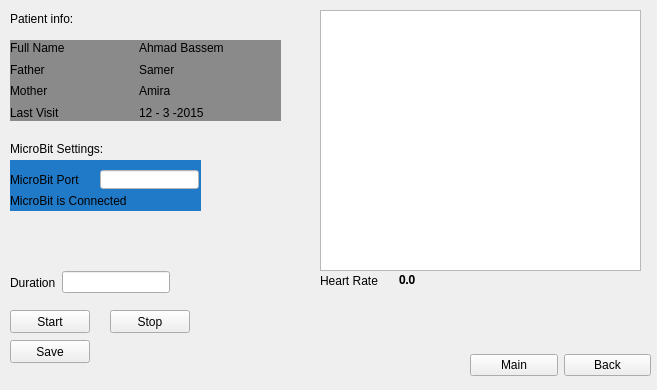
<?xml version="1.0" encoding="UTF-8"?>
<ui version="4.0">
 <class>PulseRecording2</class>
 <widget class="QWidget" name="PulseRecording2">
  <property name="geometry">
   <rect>
    <x>0</x>
    <y>0</y>
    <width>657</width>
    <height>390</height>
   </rect>
  </property>
  <property name="windowTitle">
   <string>Form</string>
  </property>
  <widget class="QWidget" name="Patient" native="true">
   <property name="geometry">
    <rect>
     <x>10</x>
     <y>40</y>
     <width>271</width>
     <height>81</height>
    </rect>
   </property>
   <property name="autoFillBackground">
    <bool>false</bool>
   </property>
   <property name="styleSheet">
    <string notr="true">background-color: rgb(138, 138, 138);</string>
   </property>
   <widget class="QWidget" name="gridLayoutWidget">
    <property name="geometry">
     <rect>
      <x>0</x>
      <y>0</y>
      <width>251</width>
      <height>80</height>
     </rect>
    </property>
    <layout class="QGridLayout" name="Patient_info_GL">
     <item row="0" column="0">
      <widget class="QLabel" name="Full_Name">
       <property name="text">
        <string>Full Name</string>
       </property>
      </widget>
     </item>
     <item row="1" column="0">
      <widget class="QLabel" name="Father">
       <property name="text">
        <string>Father</string>
       </property>
      </widget>
     </item>
     <item row="2" column="0">
      <widget class="QLabel" name="Mother">
       <property name="text">
        <string>Mother</string>
       </property>
      </widget>
     </item>
     <item row="2" column="1">
      <widget class="QLabel" name="Mother_value">
       <property name="text">
        <string>Amira</string>
       </property>
      </widget>
     </item>
     <item row="1" column="1">
      <widget class="QLabel" name="Father_value">
       <property name="text">
        <string>Samer</string>
       </property>
      </widget>
     </item>
     <item row="3" column="0">
      <widget class="QLabel" name="Last_Visit">
       <property name="text">
        <string>Last Visit</string>
       </property>
      </widget>
     </item>
     <item row="3" column="1">
      <widget class="QLabel" name="Last_Visit_value">
       <property name="text">
        <string>12 - 3 -2015</string>
       </property>
      </widget>
     </item>
     <item row="0" column="1">
      <widget class="QLabel" name="Full_Name_value">
       <property name="text">
        <string>Ahmad Bassem</string>
       </property>
      </widget>
     </item>
    </layout>
   </widget>
   <widget class="QLabel" name="Patient_info_3">
    <property name="geometry">
     <rect>
      <x>270</x>
      <y>60</y>
      <width>180</width>
      <height>18</height>
     </rect>
    </property>
    <property name="text">
     <string>Patient info:</string>
    </property>
   </widget>
  </widget>
  <widget class="QLabel" name="Patient_info">
   <property name="geometry">
    <rect>
     <x>10</x>
     <y>10</y>
     <width>180</width>
     <height>18</height>
    </rect>
   </property>
   <property name="text">
    <string>Patient info:</string>
   </property>
  </widget>
  <widget class="QWidget" name="horizontalLayoutWidget">
   <property name="geometry">
    <rect>
     <x>470</x>
     <y>350</y>
     <width>181</width>
     <height>31</height>
    </rect>
   </property>
   <layout class="QHBoxLayout" name="horizontalLayout">
    <item>
     <widget class="QPushButton" name="Main">
      <property name="text">
       <string>Main</string>
      </property>
     </widget>
    </item>
    <item>
     <widget class="QPushButton" name="Back">
      <property name="text">
       <string>Back</string>
      </property>
     </widget>
    </item>
   </layout>
  </widget>
  <widget class="QGraphicsView" name="graphicsView_plot">
   <property name="geometry">
    <rect>
     <x>320</x>
     <y>10</y>
     <width>321</width>
     <height>261</height>
    </rect>
   </property>
  </widget>
  <widget class="QWidget" name="horizontalLayoutWidget_2">
   <property name="geometry">
    <rect>
     <x>10</x>
     <y>270</y>
     <width>160</width>
     <height>25</height>
    </rect>
   </property>
   <layout class="QHBoxLayout" name="Duration_hl">
    <item>
     <widget class="QLabel" name="Duration">
      <property name="text">
       <string>Duration</string>
      </property>
     </widget>
    </item>
    <item>
     <widget class="QLineEdit" name="DurationBox"/>
    </item>
   </layout>
  </widget>
  <widget class="QWidget" name="horizontalLayoutWidget_3">
   <property name="geometry">
    <rect>
     <x>320</x>
     <y>270</y>
     <width>151</width>
     <height>21</height>
    </rect>
   </property>
   <layout class="QHBoxLayout" name="HeartRate_hl">
    <item>
     <widget class="QLabel" name="HeartRate">
      <property name="text">
       <string>Heart Rate</string>
      </property>
     </widget>
    </item>
    <item>
     <widget class="QLabel" name="HeartRate_value">
      <property name="font">
       <font>
        <family>FreeSans</family>
        <weight>75</weight>
        <bold>true</bold>
       </font>
      </property>
      <property name="text">
       <string>0.0</string>
      </property>
     </widget>
    </item>
   </layout>
  </widget>
  <widget class="QPushButton" name="Start">
   <property name="geometry">
    <rect>
     <x>10</x>
     <y>310</y>
     <width>80</width>
     <height>23</height>
    </rect>
   </property>
   <property name="text">
    <string>Start</string>
   </property>
  </widget>
  <widget class="QPushButton" name="Save">
   <property name="geometry">
    <rect>
     <x>10</x>
     <y>340</y>
     <width>80</width>
     <height>23</height>
    </rect>
   </property>
   <property name="text">
    <string>Save</string>
   </property>
  </widget>
  <widget class="QPushButton" name="Stop">
   <property name="geometry">
    <rect>
     <x>110</x>
     <y>310</y>
     <width>80</width>
     <height>23</height>
    </rect>
   </property>
   <property name="text">
    <string>Stop</string>
   </property>
  </widget>
  <widget class="QWidget" name="MicroBit" native="true">
   <property name="geometry">
    <rect>
     <x>10</x>
     <y>160</y>
     <width>191</width>
     <height>51</height>
    </rect>
   </property>
   <property name="autoFillBackground">
    <bool>false</bool>
   </property>
   <property name="styleSheet">
    <string notr="true">background-color: rgb(32, 122, 200);
border-color: rgb(27, 31, 66);</string>
   </property>
   <widget class="QLabel" name="Patient_info_4">
    <property name="geometry">
     <rect>
      <x>270</x>
      <y>60</y>
      <width>180</width>
      <height>18</height>
     </rect>
    </property>
    <property name="text">
     <string>Patient info:</string>
    </property>
   </widget>
   <widget class="QLabel" name="MicroBitPort">
    <property name="geometry">
     <rect>
      <x>0</x>
      <y>10</y>
      <width>81</width>
      <height>19</height>
     </rect>
    </property>
    <property name="text">
     <string>MicroBit Port</string>
    </property>
   </widget>
   <widget class="QLineEdit" name="MicroBitPortBox">
    <property name="geometry">
     <rect>
      <x>90</x>
      <y>10</y>
      <width>99</width>
      <height>19</height>
     </rect>
    </property>
    <property name="styleSheet">
     <string notr="true">color: rgb(255, 255, 255);
background-color: rgb(255, 255, 255);</string>
    </property>
   </widget>
   <widget class="QLabel" name="MB_connection">
    <property name="geometry">
     <rect>
      <x>0</x>
      <y>30</y>
      <width>191</width>
      <height>21</height>
     </rect>
    </property>
    <property name="text">
     <string>MicroBit is Connected</string>
    </property>
   </widget>
  </widget>
  <widget class="QLabel" name="MicroBit_settings">
   <property name="geometry">
    <rect>
     <x>10</x>
     <y>140</y>
     <width>180</width>
     <height>18</height>
    </rect>
   </property>
   <property name="text">
    <string>MicroBit Settings:</string>
   </property>
  </widget>
 </widget>
 <resources/>
 <connections/>
</ui>
